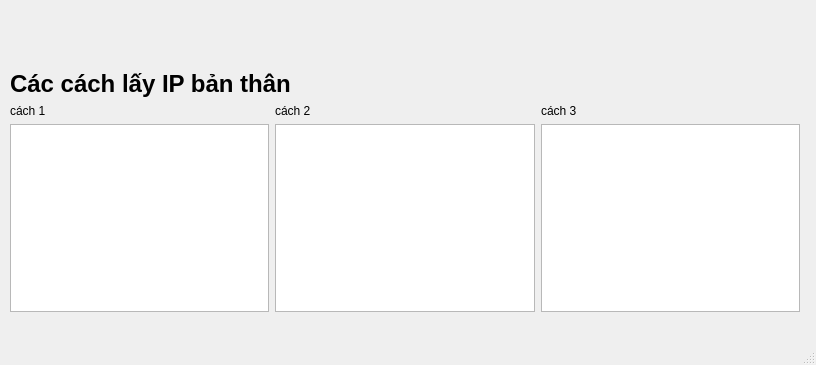
<?xml version="1.0" encoding="UTF-8"?>
<ui version="4.0">
 <class>TestD3</class>
 <widget class="QMainWindow" name="TestD3">
  <property name="geometry">
   <rect>
    <x>0</x>
    <y>0</y>
    <width>816</width>
    <height>365</height>
   </rect>
  </property>
  <property name="windowTitle">
   <string>TestD3</string>
  </property>
  <widget class="QWidget" name="centralwidget">
   <widget class="QWidget" name="">
    <property name="geometry">
     <rect>
      <x>10</x>
      <y>70</y>
      <width>790</width>
      <height>242</height>
     </rect>
    </property>
    <layout class="QGridLayout" name="gridLayout">
     <item row="0" column="0">
      <widget class="QLabel" name="label">
       <property name="font">
        <font>
         <pointsize>18</pointsize>
         <bold>true</bold>
        </font>
       </property>
       <property name="text">
        <string>Các cách lấy IP bản thân</string>
       </property>
      </widget>
     </item>
     <item row="1" column="0">
      <layout class="QHBoxLayout" name="horizontalLayout">
       <item>
        <layout class="QVBoxLayout" name="verticalLayout">
         <item>
          <widget class="QLabel" name="label_2">
           <property name="text">
            <string>cách 1</string>
           </property>
          </widget>
         </item>
         <item>
          <widget class="QTextEdit" name="textEdit_c1"/>
         </item>
        </layout>
       </item>
       <item>
        <layout class="QVBoxLayout" name="verticalLayout_2">
         <item>
          <widget class="QLabel" name="label_3">
           <property name="text">
            <string>cách 2</string>
           </property>
          </widget>
         </item>
         <item>
          <widget class="QTextEdit" name="textEdit_c2"/>
         </item>
        </layout>
       </item>
       <item>
        <layout class="QVBoxLayout" name="verticalLayout_3">
         <item>
          <widget class="QLabel" name="label_4">
           <property name="text">
            <string>cách 3</string>
           </property>
          </widget>
         </item>
         <item>
          <widget class="QTextEdit" name="textEdit_c3"/>
         </item>
        </layout>
       </item>
      </layout>
     </item>
    </layout>
   </widget>
  </widget>
  <widget class="QMenuBar" name="menubar">
   <property name="geometry">
    <rect>
     <x>0</x>
     <y>0</y>
     <width>816</width>
     <height>21</height>
    </rect>
   </property>
  </widget>
  <widget class="QStatusBar" name="statusbar"/>
 </widget>
 <resources/>
 <connections/>
</ui>
